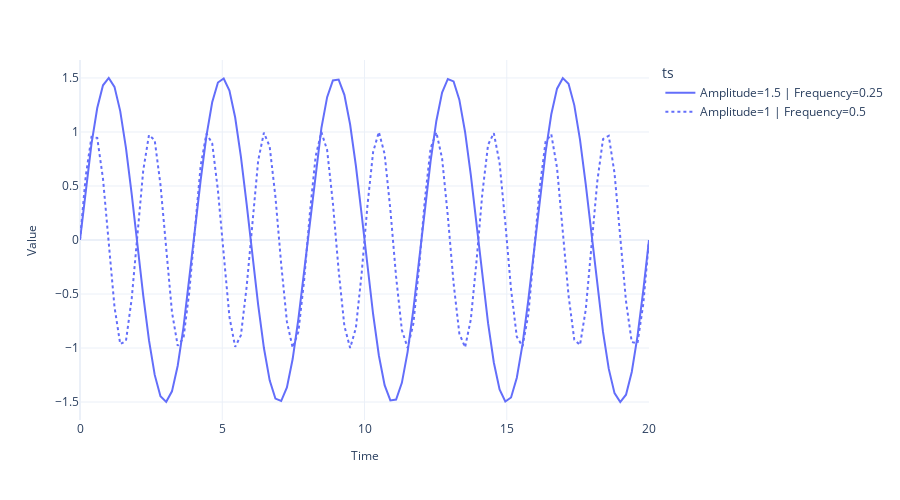

The notebook cell saved with this chart:
### Markdown cell above
### Cyclical or seasonal signals

using sinusoidal function to create cylclicity.

### Code cell
# Sinusoidal Signal with Amplitude=1.5 & Frequency=0.25
signal_1 = ts.signals.Sinusoidal(amplitude=1.5, frequency=0.25)
# Sinusoidal Signal with Amplitude=1 & Frequency=0.5
signal_2 = ts.signals.Sinusoidal(amplitude=1, frequency=0.5)
# Generating the time series
samples1, regular_time_samples, signals_1, errors_1 = generate_timeseries(signal=signal_1)
samples2, regular_time_samples, signals_2, errors_2 = generate_timeseries(signal=signal_2)

# Plot

fig = plot_time_series(regular_time_samples, [samples1, samples2], "",
                       legends=["Amplitude=1.5 | Frequency=0.25", "Amplitude=1 | Frequency=0.5"])
fig.show()
